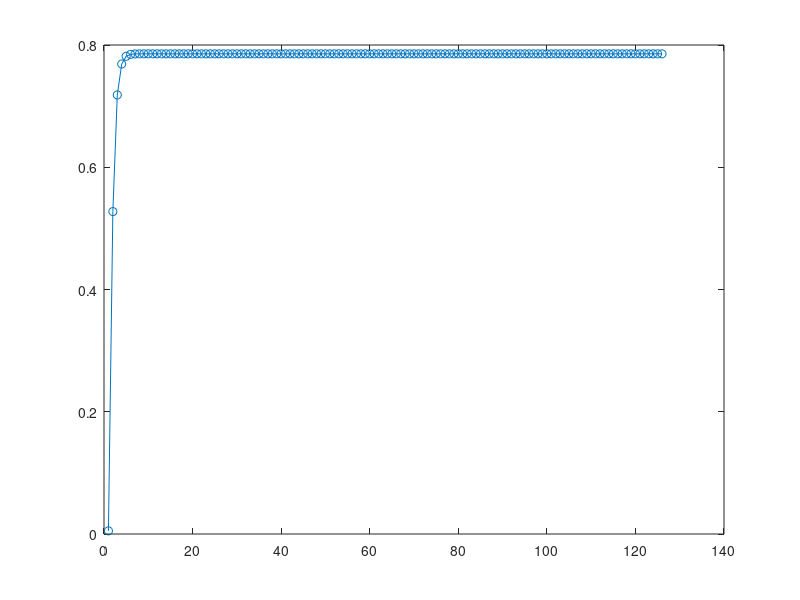

The MATLAB source for this figure:
function Script0618fun
% Applying the AA algorithm to expectation maximization algorithm
clear all, close all
alpha = [.3,.3,.4]; sigma = [1,1,1]; N = 10000;
mu1 = [0,2,4]; mu2 = [0,1,2]; mu3 = [0,.5,1];

rng(1234);

mu = mu3;
sig = diag(sigma);
R = chol(sig);
z = repmat(mu,N,1) + randn(N,3)*R;

% EM algorithm without AA
    function sum = p(x)
       sum = zeros(N,1);
       for k = 1:3
          sum = sum + alpha(k)*q(x,k);
       end
    end

    function y = q(x,j)
       y = (1/(sqrt(2*pi)*sigma(j))).*exp((-(x-eta(j)).^2)./(2*sigma(j)^2));
    end

    function next = iter(x,j)
        s = (alpha(j)*q(x,j))./(p(x));
        next = (x'*s)/sum(s);
    end

err = 1; tol = 1e-8; numIter = 0; eta = [1,1,1]; res = [];

while err > tol
    for i = 1:3
        etaN(i) = iter(z(:,i),i);
    end
    err = norm(mu-etaN);
    eta = etaN;
    numIter = numIter + 1;
    res = [res err];
    if numIter > 125
        disp('Breaking')
        break
    end
end
plot(res,'o-')


end